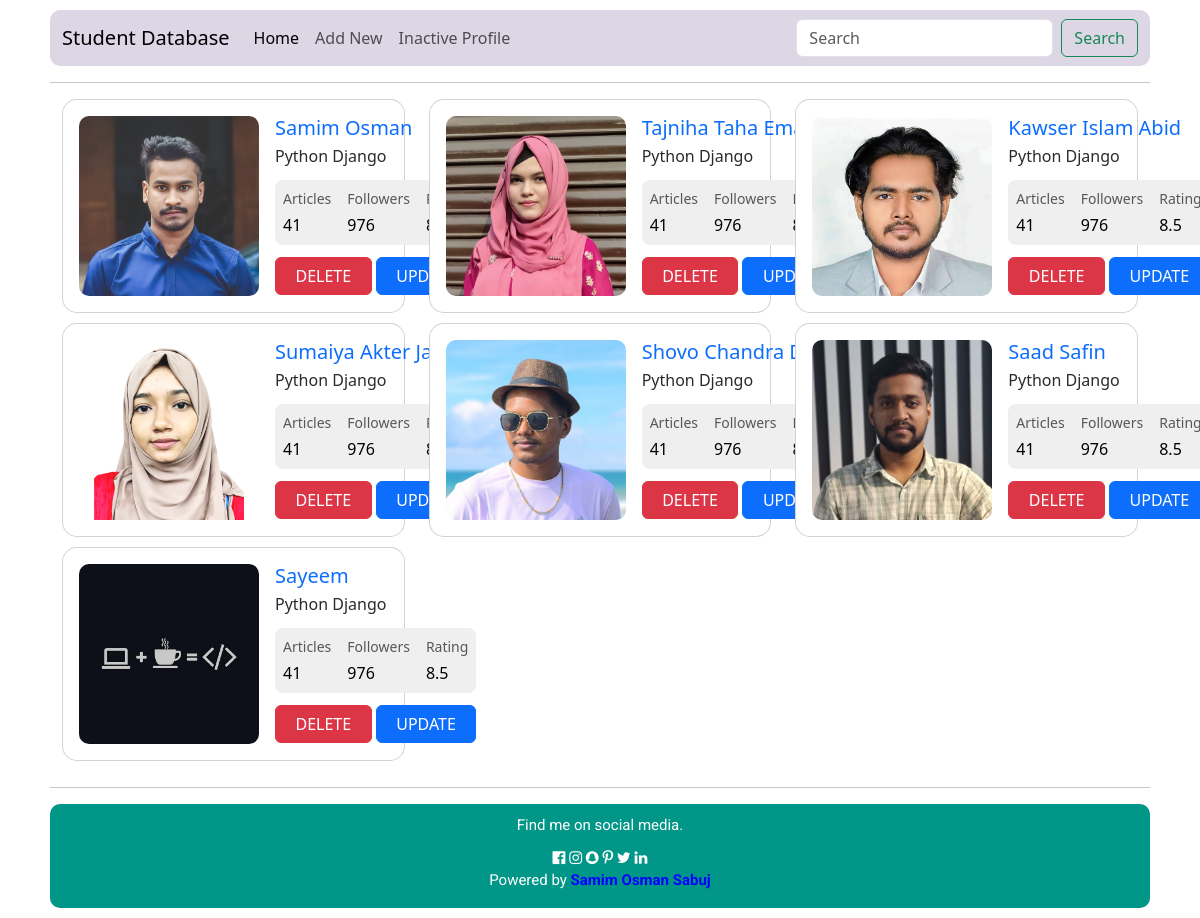
The page / on the database its author committed.
### student_database/models.py (models this page shows, shortened)
class active_profile(models.Model):
    YOUR_OCCUPATION = (
        ('Student', 'Student'),
        ('Job Holder', 'Job Holder'),
        ('Business', 'Business'),
        ('Teacher', 'Teacher'),
        ('Unemployed', 'Unemployed')
    )
    GENDER = (
        ('Male', 'Male'),
        ('Female', 'Female'),
        ('Others', 'Others')
    )
    name = models.CharField(max_length=30)
    phone_number = models.TextField(max_length=14)
    email = models.EmailField(max_length=40)
    date_of_birth = models.DateField()
    image = models.ImageField(upload_to='profil_pic', default='profile_default_icon.png')
    gender = models.CharField(choices=GENDER, max_length=10, default='Male')
    occupation = models.CharField(choices=YOUR_OCCUPATION, max_length=10, default='Student')
    address = models.TextField(max_length=100)
    course_name = models.CharField(max_length=30)

### student_database/views.py (the view)
# urls.py: path('', index, name='index'),
def index(request):
    all_prof = active_profile.objects.all()
    if request.method == 'GET':
        search_kay = request.GET.get('search_bar')
        if search_kay:
            all_prof = active_profile.objects.filter(name__icontains = search_kay)
        elif search_kay == 'None':
            return redirect('indext')
        else:
            all_prof = active_profile.objects.all()
    return render(request, 'index.html', locals())

### templates/index.html (shortened to what this page needs)
{% extends 'base.html' %}
{% block body_content %}
<div class="container h-100">
    <div class="row d-flex justify-content-right align-items-right h-100">
        {% for prof in all_prof %}
        <div class="col col-md-9 col-lg-7 col-xl-4" style="margin-bottom: 10px;">
            <div class="card" style="border-radius: 15px;">
                <div class="card-body p-3">
                    <div class="d-flex text-black">
                        <div class="flex-shrink-0">
                            <img src="{{prof.image.url}}"
                                alt="Generic placeholder image" class="img-fluid"
                                style="width: 180px; border-radius: 10px;">
                        </div>
                        <div class="flex-grow-1 ms-3">
                            <h5 class="mb-1"><a href="{% url 'profile_details' prof.id %}" style="text-decoration: none;">{{prof.name}}</a></h5>
                            <p class="mb-2 pb-1" style="color: #2b2a2a;">{{prof.course_name}}</p>
                            <div class="d-flex justify-content-start rounded-3 p-2 mb-2"
                                style="background-color: #efefef;">
                                <div>
                                    <p class="small text-muted mb-1">Articles</p>
                                    <p class="mb-0">41</p>
                                </div>
                                <div class="px-3">
                                    <p class="small text-muted mb-1">Followers</p>
                                    <p class="mb-0">976</p>
                                </div>
                                <div>
                                    <p class="small text-muted mb-1">Rating</p>
                                    <p class="mb-0">8.5</p>
                                </div>
                            </div>
                            <div class="d-flex pt-1">
                                <a class="btn btn-danger me-1 flex-grow-1" href="{% url 'delete' prof.id %}">DELETE</a>
                                <a class="btn btn-primary flex-grow-1" href="{% url 'update_profile' prof.id %}">UPDATE</a>
                            </div>
                        </div>
                    </div>
                </div>
            </div>
        </div>
        {% endfor %}
    </div>
</div>
{% endblock %}

### templates/base.html (shortened to what this page needs)
<!DOCTYPE html>
<html lang="en">
<head>
    <link href="https://cdn.jsdelivr.net/npm/bootstrap@5.3.2/dist/css/bootstrap.min.css" rel="stylesheet"
>
    <link rel="stylesheet" href="https://cdnjs.cloudflare.com/ajax/libs/font-awesome/4.7.0/css/font-awesome.min.css">
    <link rel="stylesheet" href="https://cdnjs.cloudflare.com/ajax/libs/font-awesome/4.7.0/css/font-awesome.min.css">
</head>
<body style="padding: 10px 50px;">
    <nav class="navbar navbar-expand-lg bg-body-tertiary"
        style="background-color: rgb(154 138 181 / 35%) !important; border-radius: 10px;">
        <div class="container-fluid">
            <a class="navbar-brand" href="/">Student Database</a>
            <div class="collapse navbar-collapse" id="navbarSupportedContent">
                <ul class="navbar-nav me-auto mb-2 mb-lg-0">
                    <li class="nav-item">
                        <a class="nav-link active" aria-current="page" href="/">Home</a>
                    </li>
                    <li class="nav-item">
                        <a class="nav-link" href="/add_new">Add New</a>
                    </li>
                    <li class="nav-item">
                        <a class="nav-link" href="/inactive_profile">Inactive Profile</a>
                    </li>
                </ul>
                <form class="d-flex" role="search" method="GET">
                    <input class="form-control me-2" type="search" placeholder="Search" aria-label="Search" name="search_bar">
                    <button class="btn btn-outline-success" type="submit">Search</button>
                </form>
            </div>
        </div>
    </nav>
    <hr>
    {% block body_content %}{% endblock %}
    <hr>
    <footer class="w3-container w3-teal w3-center w3-margin-top">
        <p style="margin: 10px 0px;">Find me on social media.</p>
        <i class="fa fa-facebook-official w3-hover-opacity"></i>
        <i class="fa fa-instagram w3-hover-opacity"></i>
        <i class="fa fa-snapchat w3-hover-opacity"></i>
        <i class="fa fa-pinterest-p w3-hover-opacity"></i>
        <i class="fa fa-twitter w3-hover-opacity"></i>
        <i class="fa fa-linkedin w3-hover-opacity"></i>
        <p>Powered by <a href="https://www.facebook.com/samim.o.sabuj03/" target="_blank" style="text-decoration: none; color: blue;"><b>Samim Osman Sabuj</b></a></p>
    </footer>
</body>
</html>

### templates/base.html (style rules this page uses)
footer { background-color: #009688 !important; color: #fff !important; margin-top: 16px !important; text-align: center; padding: 0.01em 16px; display: block; border-radius: 10px; font-size: 15px; line-height: 1.5; font-family: "Roboto", sans-serif; }

### rows shown on the page
active_profile: image (picture), name "Samim Osman", course_name "Python Django"
active_profile: image (picture), name "Tajniha Taha Ema", course_name "Python Django"
active_profile: image (picture), name "Kawser Islam Abid", course_name "Python Django"
active_profile: image (picture), name "Sumaiya Akter Jarifa", course_name "Python Django"
active_profile: image (picture), name "Shovo Chandra Das", course_name "Python Django"
active_profile: image (picture), name "Saad Safin", course_name "Python Django"
active_profile: image (picture), name "Sayeem", course_name "Python Django"
